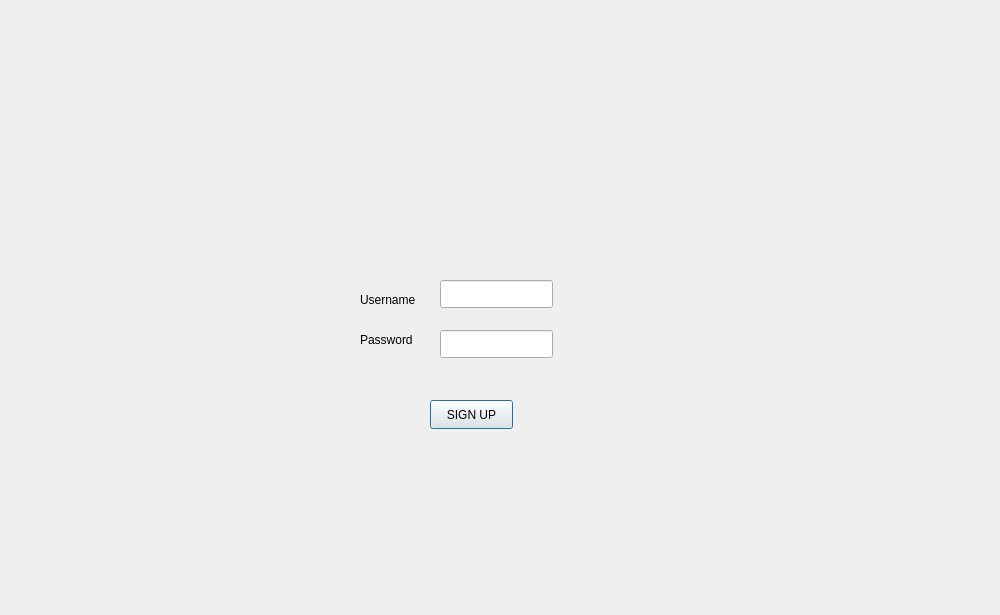
<?xml version="1.0" encoding="UTF-8"?>
<ui version="4.0">
 <class>SignUpDialog</class>
 <widget class="QDialog" name="SignUpDialog">
  <property name="geometry">
   <rect>
    <x>0</x>
    <y>0</y>
    <width>1000</width>
    <height>615</height>
   </rect>
  </property>
  <property name="windowTitle">
   <string>Dialog</string>
  </property>
  <widget class="QLineEdit" name="usernameLineEdit">
   <property name="geometry">
    <rect>
     <x>440</x>
     <y>280</y>
     <width>113</width>
     <height>28</height>
    </rect>
   </property>
  </widget>
  <widget class="QLineEdit" name="passwordLineEdit">
   <property name="geometry">
    <rect>
     <x>440</x>
     <y>330</y>
     <width>113</width>
     <height>28</height>
    </rect>
   </property>
   <property name="echoMode">
    <enum>QLineEdit::EchoMode::Password</enum>
   </property>
  </widget>
  <widget class="QLabel" name="label">
   <property name="geometry">
    <rect>
     <x>360</x>
     <y>290</y>
     <width>71</width>
     <height>20</height>
    </rect>
   </property>
   <property name="text">
    <string>Username</string>
   </property>
  </widget>
  <widget class="QLabel" name="label_2">
   <property name="geometry">
    <rect>
     <x>360</x>
     <y>330</y>
     <width>71</width>
     <height>20</height>
    </rect>
   </property>
   <property name="text">
    <string>Password</string>
   </property>
  </widget>
  <widget class="QPushButton" name="registerButton">
   <property name="geometry">
    <rect>
     <x>430</x>
     <y>400</y>
     <width>83</width>
     <height>29</height>
    </rect>
   </property>
   <property name="text">
    <string>SIGN UP</string>
   </property>
  </widget>
 </widget>
 <resources/>
 <connections/>
</ui>
